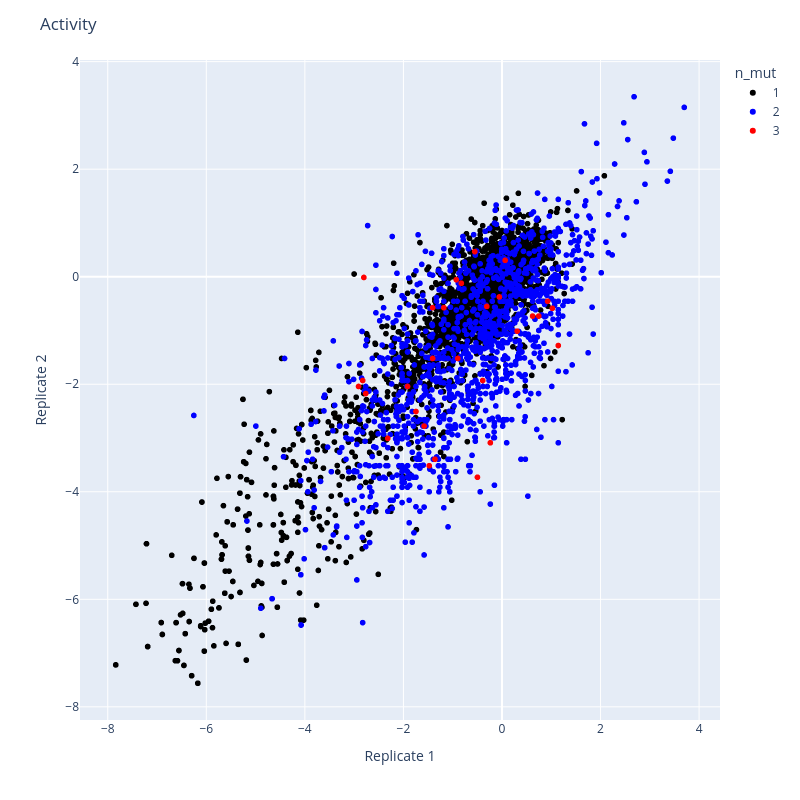

The notebook cell this image was saved under:
### Code cell
# Define colors for different numbers of mutations
colors = ['.', 'k', 'b', 'r']
the = 1  # Threshold for standard error
mult_variants_all = []  # List to store all multi-variant data
plt.figure(figsize=(8, 8))  # Create a new figure with specified size

# Loop over different numbers of mutations (1, 2, 3)
for n in [1, 2, 3]:
    # Filter the dataframe for rows with stderr less than the threshold for both replicates and the specified number of mutations
    indx = (df_Kan_input['stderr_R1'] < the) * (df_Kan_input['stderr_R2'] < the) * (df_Kan_input['AA_mut_#'] == n)
    mult_variants = []  # List to store multi-variant data for the current number of mutations
    
    # Iterate over the filtered dataframe
    for i in df_Kan_input[indx]['AA_mut_list']:
        # Extract activity values and their errors for both replicates
        v_r1 = df_Kan_input[df_Kan_input['AA_mut_list'] == i]['activity_R1'].values[0]
        v_r2 = df_Kan_input[df_Kan_input['AA_mut_list'] == i]['activity_R2'].values[0]
        e_r1 = df_Kan_input[df_Kan_input['AA_mut_list'] == i]['stderr_R1'].values[0]
        e_r2 = df_Kan_input[df_Kan_input['AA_mut_list'] == i]['stderr_R2'].values[0]
        # Append the data to the lists
        mult_variants.append([v_r1, v_r2])
        mult_variants_all.append([i, v_r1, v_r2, e_r1, e_r2, n])
    
    # Convert the list to a numpy array and plot the data
    mult_variants = np.array(mult_variants, dtype=object)
    plt.scatter(mult_variants[:, 0].astype(float), mult_variants[:, 1].astype(float), s=1, c=colors[n], label='# of mut: ' + str(n))

# Convert the list of all multi-variant data to a numpy array
mult_variants_all = np.array(mult_variants_all, dtype=object)
# Set plot labels and title
plt.ylabel('Replicate 2')
plt.xlabel('Replicate 1')
plt.title('Activity in \nconfident variants')
plt.legend()
# Save the plot as SVG and PNG
plt.savefig('./Figures/act_rep_' + str(the) + 'error.svg')
plt.savefig('./Figures/act_rep_' + str(the) + 'error.png')

# Create a temporary dataframe to store the data
tmp_df = pd.DataFrame()
tmp_df['AA_mut_list'] = mult_variants_all[:, 0]
tmp_df['activity_R1'] = mult_variants_all[:, 1]
tmp_df['activity_R2'] = mult_variants_all[:, 2]
tmp_df['stderr_R1'] = mult_variants_all[:, 3]
tmp_df['stderr_R2'] = mult_variants_all[:, 4]
tmp_df['n_mut'] = mult_variants_all[:, 5]

# Plot the data using Plotly for interactive visualization
fig = px.scatter(tmp_df, x='activity_R1', y='activity_R2', color='n_mut', color_discrete_sequence=['black', 'blue', 'red'], hover_data=['AA_mut_list', 'stderr_R1', 'stderr_R2'])
fig.update_layout(
    title='Activity',
    xaxis_title='Replicate 1',
    yaxis_title='Replicate 2',
    width=800, height=800,
)
fig.show()
# Save the interactive plot as HTML
fig.write_html('Figures/act_rep_' + str(the) + 'error.html')

# Print the correlation coefficient between activity values of replicate 1 and replicate 2
print('Corr', np.corrcoef(mult_variants_all[:, 1].astype(float), mult_variants_all[:, 2].astype(float))[0, 1])

### Figure 1 — Plotly figure (JSON) as saved in the notebook; plotly's stock layout.template omitted (floating-point values rounded to 4 significant figures; data arrays with more than 128 entries replaced by an {"elided": "..."} marker saying what was removed)
{"data": [{"customdata": {"elided": "4371x3 mixed values"}, "hovertemplate": "n_mut=1<br>activity_R1=%{x}<br>activity_R2=%{y}<br>AA_mut_list=%{customdata[0]}<br>stderr_R1=%{customdata[1]}<br>stderr_R2=%{customdata[2]}<extra></extra>", "legendgroup": "1", "marker": {"color": "black", "symbol": "circle"}, "mode": "markers", "name": "1", "showlegend": true, "type": "scattergl", "x": {"elided": "4371 float values"}, "xaxis": "x", "y": {"elided": "4371 float values"}, "yaxis": "y"}, {"customdata": {"elided": "1228x3 mixed values"}, "hovertemplate": "n_mut=2<br>activity_R1=%{x}<br>activity_R2=%{y}<br>AA_mut_list=%{customdata[0]}<br>stderr_R1=%{customdata[1]}<br>stderr_R2=%{customdata[2]}<extra></extra>", "legendgroup": "2", "marker": {"color": "blue", "symbol": "circle"}, "mode": "markers", "name": "2", "showlegend": true, "type": "scattergl", "x": {"elided": "1228 float values"}, "xaxis": "x", "y": {"elided": "1228 float values"}, "yaxis": "y"}, {"customdata": [["D123S+N135S+M156A", 0.6527, 0.2984], ["A78V+H94C+G101R", 0.3763, 0.5498], ["Q165E+K166G+V167L", 0.5784, 0.5184], ["I46F+Q83T+P143V", 0.6512, 0.5443], ["R55K+M84G+V90N", 0.4778, 0.3949], ["W53S+A78R+E106R", 0.8433, 0.6105], ["F12L+L13P+I14V", 0.6606, 0.5784], ["G101Q+S107Q+R155M", 0.3942, 0.8577], ["A105S+S107L+Q137V", 0.3044, 0.3335], ["R80G+E95D+E106D", 0.3171, 0.4], ["P139T+E147T+H152F", 0.4086, 0.4268], ["T42V+F56S+D77G", 0.417, 0.4907], ["N59M+A82R+G89A", 0.4063, 0.375], ["G19H+G27C+V50P", 0.8641, 0.5443], ["V50P+E54T+L85A", 0.4671, 0.4086], ["E68D+P86S+E106A", 0.3304, 0.3718], ["Q64P+A69V+P96A", 0.4297, 0.6816], ["E66C+S72F+D123G", 0.5256, 0.5184], ["L99S+R124A+E147W", 0.6787, 0.6928], ["S23V+H34S+S38C", 0.4304, 0.4384], ["W114A+K121Q+P139Q", 0.3684, 0.4446], ["S72W+E106P+I112M", 0.6738, 0.5956], ["S72T+M84G+S107V", 0.4268, 0.3654], ["A69C+Q83H+M142C", 0.5784, 0.4086], ["T42D+V76F+E95K", 0.3841, 0.4384], ["E54H+R61P+A78R", 0.8422, 0.5498], ["P87C+Q93G+A144V", 0.5113, 0.8681], ["V50S+A105T+L127V", 0.3924, 0.3246], ["R28V+R55T+H94P", 0.5764, 0.8641]], "hovertemplate": "n_mut=3<br>activity_R1=%{x}<br>activity_R2=%{y}<br>AA_mut_list=%{customdata[0]}<br>stderr_R1=%{customdata[1]}<br>stderr_R2=%{customdata[2]}<extra></extra>", "legendgroup": "3", "marker": {"color": "red", "symbol": "circle"}, "mode": "markers", "name": "3", "showlegend": true, "type": "scattergl", "x": [-2.803, -0.3912, -1.408, -2.911, -0.8246, -2.765, -2.317, -0.4982, -0.05331, 0.9254, 1.022, 1.142, -0.9282, -1.917, -1.18, 0.06424, -0.2363, -0.8973, -1.58, 0.7463, 0.3082, -1.745, -0.3084, -1.408, 0.6214, -2.827, -1.36, -0.5517, -1.477], "xaxis": "x", "y": [-0.01408, -1.931, -1.521, -2.042, -0.1222, -2.173, -3.007, -3.73, -0.3764, -0.4566, -0.5878, -1.28, -0.05606, -2.042, -0.5769, 0.3052, -3.089, -1.521, -2.779, -0.7322, -1.013, -2.507, -0.5528, -0.5769, -0.7322, -1.931, -3.395, 0.4668, -3.515], "yaxis": "y"}], "layout": {"height": 800, "legend": {"title": {"text": "n_mut"}, "tracegroupgap": 0}, "margin": {"t": 60}, "title": {"text": "Activity"}, "width": 800, "xaxis": {"anchor": "y", "domain": [0, 1], "title": {"text": "Replicate 1"}}, "yaxis": {"anchor": "x", "domain": [0, 1], "title": {"text": "Replicate 2"}}}}
